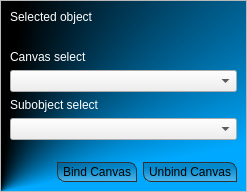
<?xml version="1.0" encoding="UTF-8"?>
<ui version="4.0">
 <class>UICanvasTestEdit</class>
 <widget class="QWidget" name="UICanvasTestEdit">
  <property name="geometry">
   <rect>
    <x>0</x>
    <y>0</y>
    <width>247</width>
    <height>192</height>
   </rect>
  </property>
  <property name="styleSheet">
   <string>/* Containers */

QWidget#UICanvasTestEdit {
		background-color: qconicalgradient(cx:0, cy:1, angle:277.2, stop:0.267045 rgba(0, 169, 255, 255), stop:0.465909 rgba(0, 0, 0, 255));
}

QLabel {
	color: rgb(255,255,255);
}

/* QPUSHBUTTON */

QPushButton {
	color: rgb(0, 0, 0);
	min-width: 60px;
	font-size: 12px;
	border: 1px solid;
	border-color: rgb(48, 48, 48);
	border-radius: 8px;
	border-top-left-radius: 0px;
	border-bottom-right-radius: 0px;
	padding: 2px 5px;
	background-color: qlineargradient(spread:pad, x1:0.488636, y1:0.273, x2:0.511, y2:1, stop:0 rgba(0, 0, 0, 50), stop:1 rgba(207, 207, 207, 100));
}

QPushButton:hover {
	border-color: rgba(0, 0, 0, 255);
	color: rgb(0,0,0);
	background-color: qlineargradient(spread:pad, x1:0.488636, y1:0.273, x2:0.511, y2:1, stop:0 rgba(0, 169, 255, 255), stop:1 rgba(0, 0, 0, 50));
}</string>
  </property>
  <layout class="QHBoxLayout" name="horizontalLayout">
   <property name="spacing">
    <number>0</number>
   </property>
   <property name="margin">
    <number>0</number>
   </property>
   <item>
    <widget class="QFrame" name="MainFrame">
     <property name="frameShape">
      <enum>QFrame::StyledPanel</enum>
     </property>
     <property name="frameShadow">
      <enum>QFrame::Raised</enum>
     </property>
     <layout class="QVBoxLayout" name="verticalLayout_2">
      <item>
       <widget class="QLabel" name="label_4">
        <property name="sizePolicy">
         <sizepolicy hsizetype="Preferred" vsizetype="Maximum">
          <horstretch>0</horstretch>
          <verstretch>0</verstretch>
         </sizepolicy>
        </property>
        <property name="text">
         <string>Selected object</string>
        </property>
       </widget>
      </item>
      <item>
       <widget class="QLabel" name="label_entity">
        <property name="sizePolicy">
         <sizepolicy hsizetype="Preferred" vsizetype="Maximum">
          <horstretch>0</horstretch>
          <verstretch>0</verstretch>
         </sizepolicy>
        </property>
        <property name="text">
         <string/>
        </property>
       </widget>
      </item>
      <item>
       <widget class="QLabel" name="label_2">
        <property name="sizePolicy">
         <sizepolicy hsizetype="Preferred" vsizetype="Maximum">
          <horstretch>0</horstretch>
          <verstretch>0</verstretch>
         </sizepolicy>
        </property>
        <property name="text">
         <string>Canvas select</string>
        </property>
       </widget>
      </item>
      <item>
       <widget class="QComboBox" name="combo_canvas">
        <property name="sizePolicy">
         <sizepolicy hsizetype="Preferred" vsizetype="Maximum">
          <horstretch>0</horstretch>
          <verstretch>0</verstretch>
         </sizepolicy>
        </property>
       </widget>
      </item>
      <item>
       <widget class="QLabel" name="label_3">
        <property name="sizePolicy">
         <sizepolicy hsizetype="Preferred" vsizetype="Maximum">
          <horstretch>0</horstretch>
          <verstretch>0</verstretch>
         </sizepolicy>
        </property>
        <property name="text">
         <string>Subobject select</string>
        </property>
       </widget>
      </item>
      <item>
       <widget class="QComboBox" name="combo_subobject">
        <property name="sizePolicy">
         <sizepolicy hsizetype="Preferred" vsizetype="Maximum">
          <horstretch>0</horstretch>
          <verstretch>0</verstretch>
         </sizepolicy>
        </property>
       </widget>
      </item>
      <item>
       <spacer name="verticalSpacer">
        <property name="orientation">
         <enum>Qt::Vertical</enum>
        </property>
        <property name="sizeType">
         <enum>QSizePolicy::Expanding</enum>
        </property>
        <property name="sizeHint" stdset="0">
         <size>
          <width>20</width>
          <height>20</height>
         </size>
        </property>
       </spacer>
      </item>
      <item>
       <layout class="QHBoxLayout" name="horizontalLayout_2">
        <item>
         <spacer name="horizontalSpacer">
          <property name="orientation">
           <enum>Qt::Horizontal</enum>
          </property>
          <property name="sizeType">
           <enum>QSizePolicy::Expanding</enum>
          </property>
          <property name="sizeHint" stdset="0">
           <size>
            <width>20</width>
            <height>20</height>
           </size>
          </property>
         </spacer>
        </item>
        <item>
         <widget class="QPushButton" name="but_bind">
          <property name="text">
           <string>Bind Canvas</string>
          </property>
         </widget>
        </item>
        <item>
         <widget class="QPushButton" name="but_unbind">
          <property name="text">
           <string>Unbind Canvas</string>
          </property>
         </widget>
        </item>
       </layout>
      </item>
     </layout>
    </widget>
   </item>
  </layout>
 </widget>
 <resources/>
 <connections/>
</ui>
